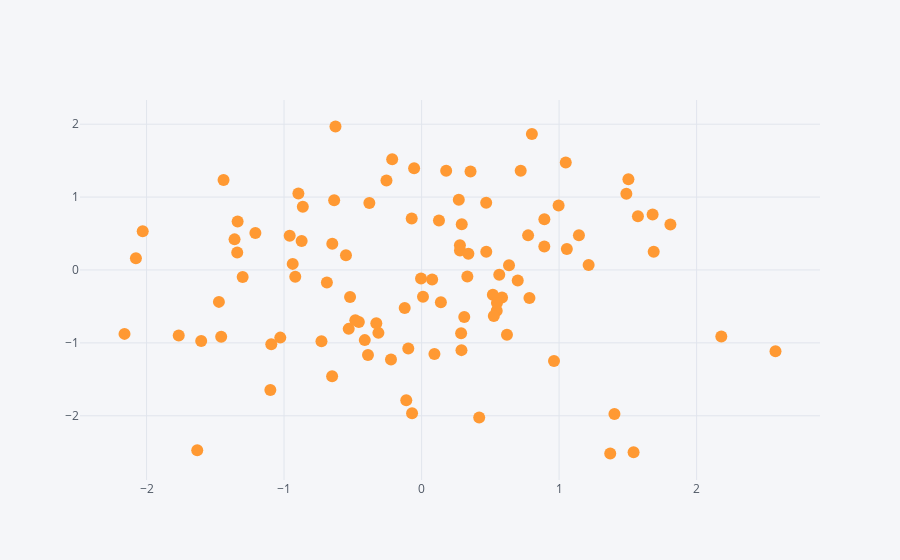

Source (notebook cell):
### Code cell
#make a scatterplot, if you don't specify the mode cufflinks will try to link all the points together
df.iplot(kind='scatter', x = 'A', y='B', mode='markers')
